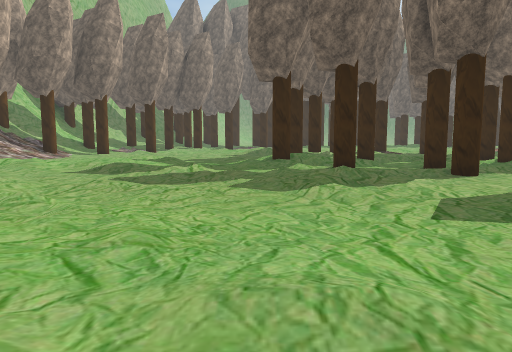
view 1 (above)

19 first-person views from a walk through a Unity game level. The camera is 1.4 m above the floor, tilts 6° down and sees 70° across. The floor is counted in squares, 2 m on a side. Each view is taken from the middle of a square. On the plan, view 1 faces up. The plan holds only what a view shows up to about 11 squares ahead; the rest is blank. The place goes on beyond the plan. The player character is not drawn. Some surface patterns are stand-ins.

view 2
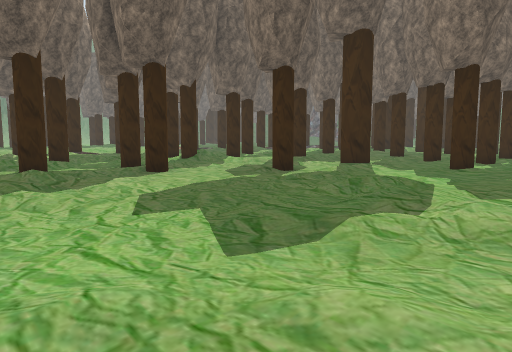

view 3
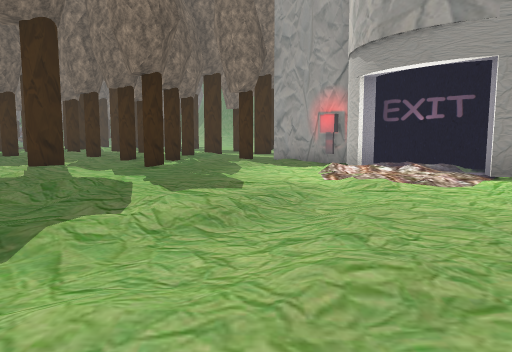

view 4
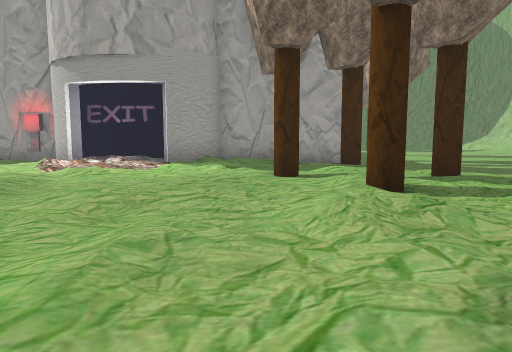

view 5
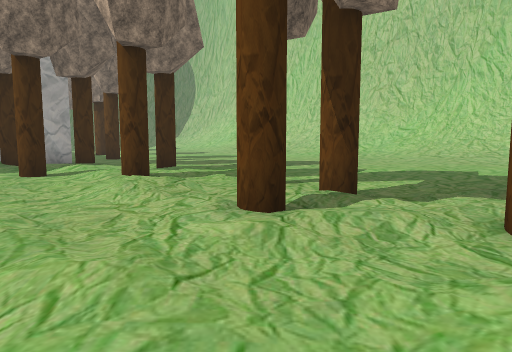

view 6
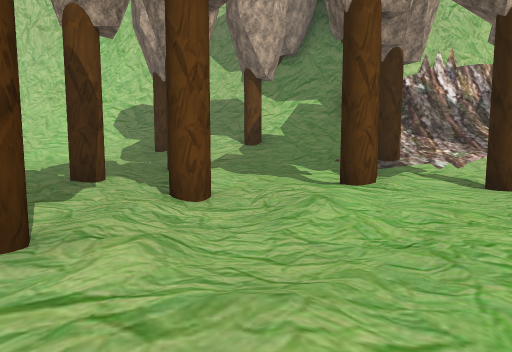

view 7
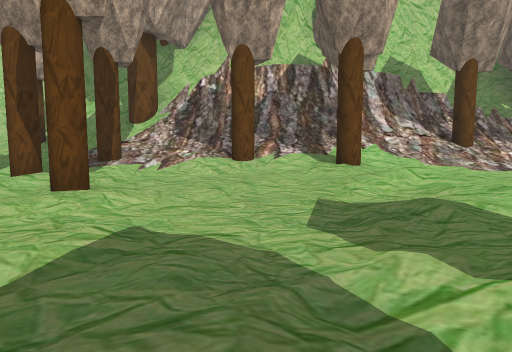

view 8
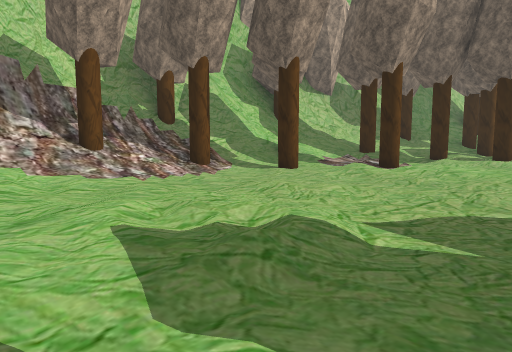

view 9
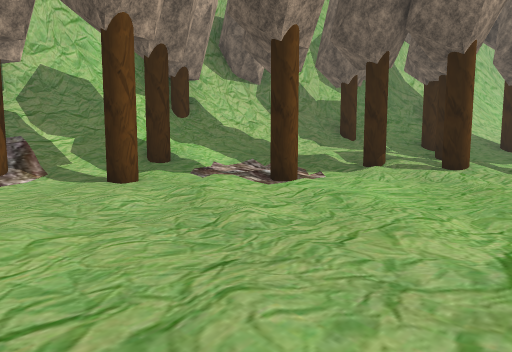

view 10
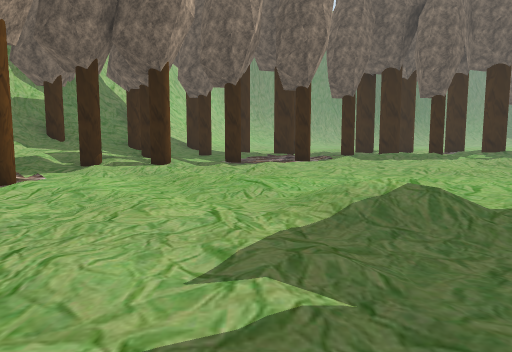

view 11
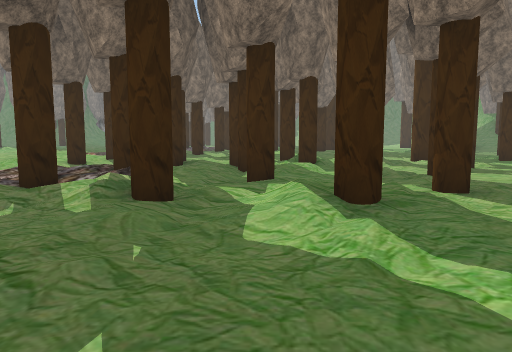

view 12
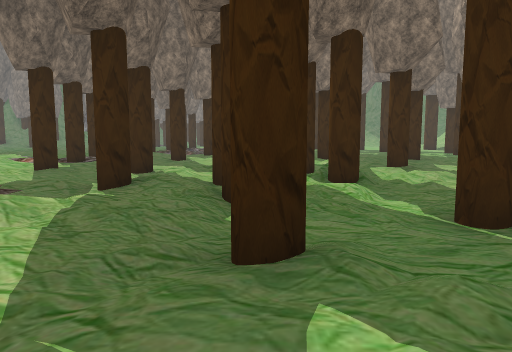

view 13
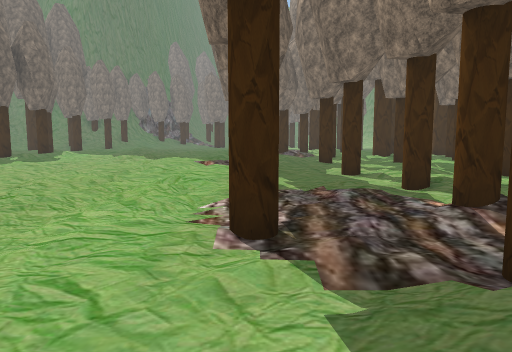

view 14
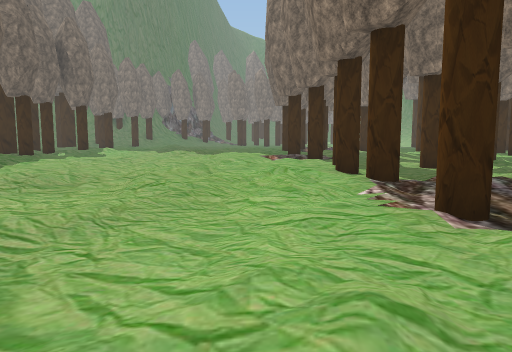

view 15
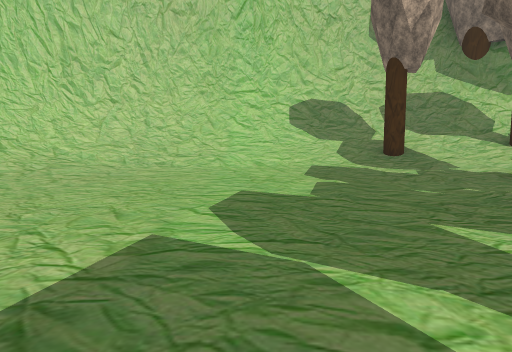

view 16
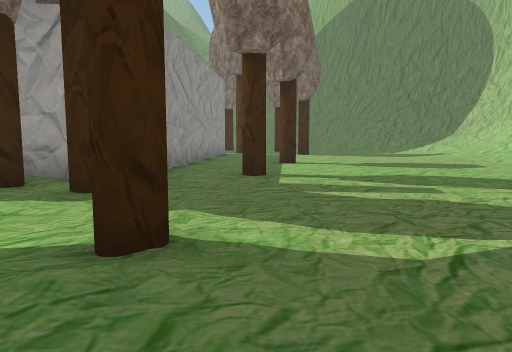

view 17
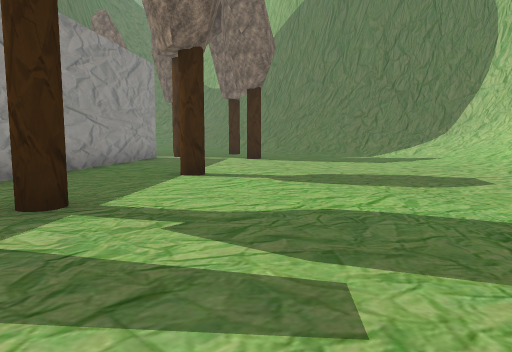

view 18
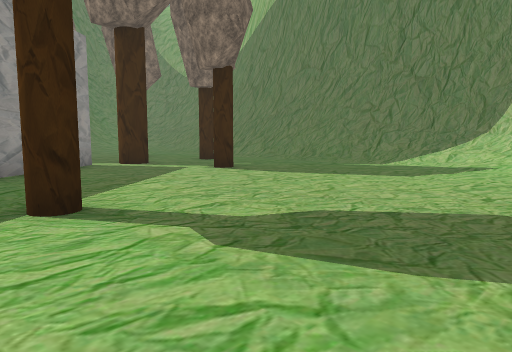

view 19
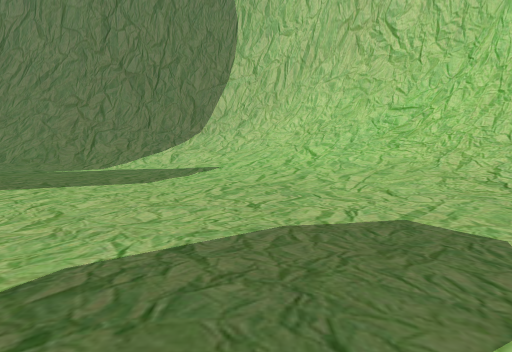

### Floor plan
Key: @ floor where view 1 was taken; # wall or solid block; . main floor; : floor 0.25 m higher than the main floor; + floor 0.5 m higher than the main floor; * floor 0.75 m higher than the main floor; / step, stairs or slope; = window, fence, low wall or low ledge; T tree.
Columns run from 13 left of view 1 to 12 right of it. Each row starts with its distance up from view 1.
 23      #T//T.T...:... ..:..
 22      ///+:/......:::.....
 21     #///+:T..............
 20    ##//+T:..............:
 19    #//T:..........:.....:
 18    #T/:.T..::.........:::+
 17    #/T:.....:.....:::.:..:
 16   ##//.T:..../..T.T.T.T.T:
 15   ##//......./:/..:......
 14   #T/T.........T......T...
 13   #//+......../::T/T......
 12   #/T/........T../.:.....
 11   #///..::.....:T.T.T...T
 10   #///:..::..:T:...:T.T..
  9   ##T/T.......:..T../...:
  8   ##///........T.....:.T.
  7   #=/T......:....T...:....
  6   #//*/.......//...T......
  5   #//+...:....:.......T..:
  4   #T/T:.T................T
  3  ##//:T...............T..T
  2 ##///:..T........::.......
  1 #//T+:...........:.......
  0 #///:....T:..@...........
 -1  //+.T.....T.............
 -2 //T:....T.T../.....:.:..#
 -3 ///........T.......::=###
 -4 ///..........T.T...#=##
 -5 //+...............:#
 -6 //+..........T...T:#
 -7 //+.............T###
 -8 ///..............#
 -9 =//:...     ......
-10 #///:       ....T..##
-11 ##//        ........##
-12  #          .........##
-13             ......T...#
-14              .........##
-15              ..........##
-16              .............
-17             :..........TT.
-18            //:.......T...
-19            ///:.........T
-20           ##///:.......
-21           ###///:.....
-22            ###////////
-23              ##########

Positions as (right, up) in squares from view 1, and headings:
1: (0, 0), facing up
2: (0, 0), facing up-right
3: (0, 0), facing right
4: (-2, 1), facing down-right
5: (-2, 3), facing down
6: (0, 1), facing left
7: (0, 7), facing left
8: (-1, 9), facing up-left
9: (-1, 13), facing up-left
10: (-1, 12), facing up
11: (-3, 11), facing right
12: (1, 11), facing right
13: (0, 16), facing right
14: (0, 18), facing right
15: (-2, -5), facing left
16: (-2, -5), facing down-right
17: (-1, -9), facing down-right
18: (1, -12), facing down-right
19: (2, -13), facing down
